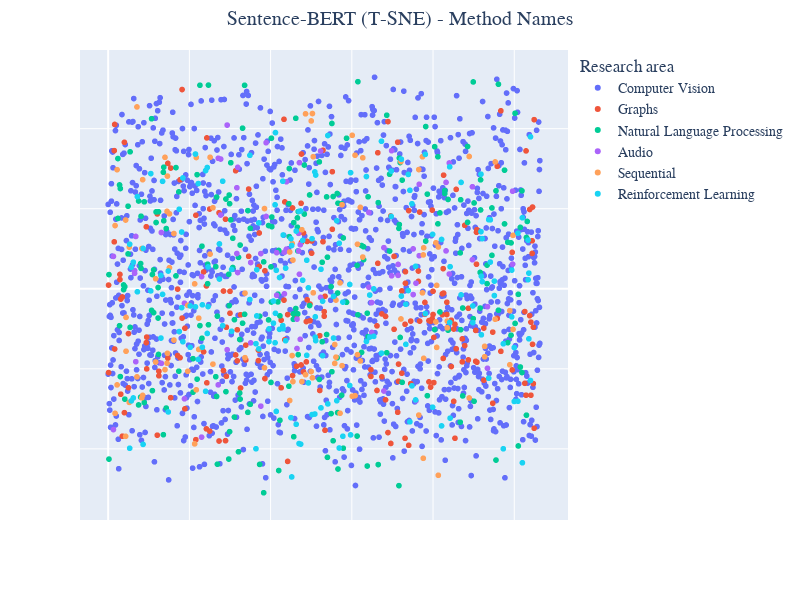
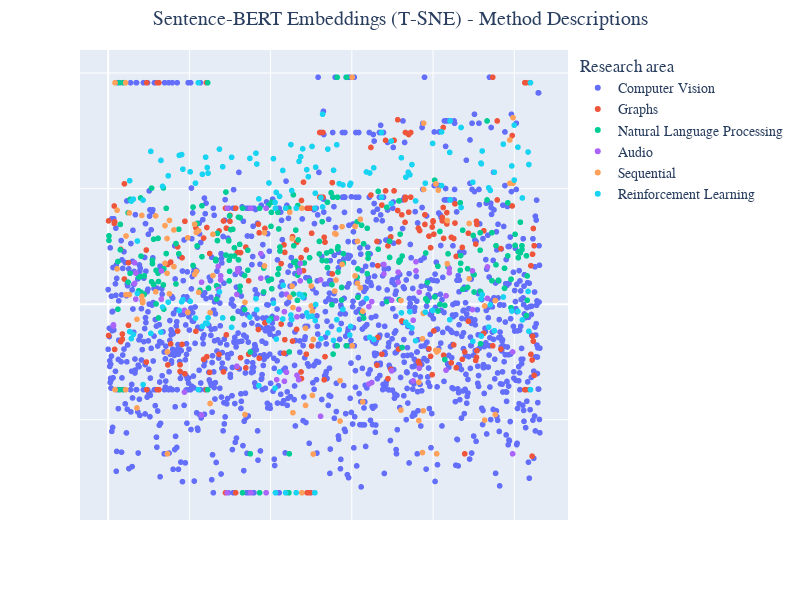

The notebook cell saved with these charts, in order:
### Markdown cell above
## Plot Sentence-BERT Embeddings

### Code cell
plot_embeddings_new(reduced_embeddings_names, df['area'], 'Sentence-BERT (T-SNE) - Method Names', 'plasma')
plot_embeddings_new(reduced_embeddings_descriptions, df['area'], 'Sentence-BERT Embeddings (T-SNE) - Method Descriptions', 'plasma')

### Figure 1 — Plotly figure (JSON) as saved in the notebook; plotly's stock layout.template omitted (floating-point values rounded to 4 significant figures; data arrays with more than 128 entries replaced by an {"elided": "..."} marker saying what was removed)
{"data": [{"hovertemplate": "Category=Computer Vision<br>index=%{x}<br>value=%{y}<extra></extra>", "legendgroup": "Computer Vision", "marker": {"color": "#636EFA", "symbol": "circle"}, "mode": "markers", "name": "Computer Vision", "showlegend": true, "type": "scattergl", "x": {"elided": "1330 int values"}, "xaxis": "x", "y": {"elided": "1330 float values"}, "yaxis": "y"}, {"hovertemplate": "Category=Graphs<br>index=%{x}<br>value=%{y}<extra></extra>", "legendgroup": "Graphs", "marker": {"color": "#EF553B", "symbol": "circle"}, "mode": "markers", "name": "Graphs", "showlegend": true, "type": "scattergl", "x": {"elided": "208 int values"}, "xaxis": "x", "y": {"elided": "208 float values"}, "yaxis": "y"}, {"hovertemplate": "Category=Natural Language Processing<br>index=%{x}<br>value=%{y}<extra></extra>", "legendgroup": "Natural Language Processing", "marker": {"color": "#00CC96", "symbol": "circle"}, "mode": "markers", "name": "Natural Language Processing", "showlegend": true, "type": "scattergl", "x": {"elided": "238 int values"}, "xaxis": "x", "y": {"elided": "238 float values"}, "yaxis": "y"}, {"hovertemplate": "Category=Audio<br>index=%{x}<br>value=%{y}<extra></extra>", "legendgroup": "Audio", "marker": {"color": "#AB63FA", "symbol": "circle"}, "mode": "markers", "name": "Audio", "showlegend": true, "type": "scattergl", "x": [13, 65, 68, 131, 188, 230, 271, 277, 293, 317, 319, 351, 376, 389, 415, 434, 439, 465, 469, 471, 473, 523, 642, 649, 679, 698, 714, 751, 758, 766, 832, 840, 897, 934, 996, 13, 65, 68, 131, 188, 230, 271, 277, 293, 317, 319, 351, 376, 389, 415, 434, 439, 465, 469, 471, 473, 523, 642, 649, 679, 698, 714, 751, 758, 766, 832, 840, 897, 934, 996], "xaxis": "x", "y": [8.089, 4.556, -18.22, -18.63, -3.613, -37.07, -24.01, 18.42, 40.9, 8.808, 4.058, -13.52, -29.33, 36.49, 9.02, 9.133, 9.906, -7.583, 9.441, 3.636, -12.63, 34.41, 0.3865, -3.444, -25.54, 34.5, 6.082, 9.964, -27.97, 8.264, 9.46, 3.684, 25.49, -4.481, 6.163, -35.18, 3.855, 13.07, 14.06, -27.5, 3.041, 32.6, 32.42, -15.23, 25.24, 30.34, 6.556, 8.793, 18.07, -1.622, -1.271, 26.74, -14.93, 13.84, 31.51, 10.99, -2.158, 19.06, -10.92, 10.27, 3.248, 3.343, -1.446, 1.394, 26.11, 26.58, 31.43, 7.261, -19.88, 24.38], "yaxis": "y"}, {"hovertemplate": "Category=Sequential<br>index=%{x}<br>value=%{y}<extra></extra>", "legendgroup": "Sequential", "marker": {"color": "#FFA15A", "symbol": "circle"}, "mode": "markers", "name": "Sequential", "showlegend": true, "type": "scattergl", "x": [17, 22, 43, 44, 52, 71, 83, 85, 117, 140, 145, 146, 151, 162, 196, 213, 217, 223, 251, 258, 337, 385, 447, 453, 455, 477, 486, 500, 503, 505, 558, 561, 571, 576, 601, 608, 614, 621, 627, 721, 765, 774, 776, 777, 807, 809, 813, 835, 889, 927, 953, 989, 997, 17, 22, 43, 44, 52, 71, 83, 85, 117, 140, 145, 146, 151, 162, 196, 213, 217, 223, 251, 258, 337, 385, 447, 453, 455, 477, 486, 500, 503, 505, 558, 561, 571, 576, 601, 608, 614, 621, 627, 721, 765, 774, 776, 777, 807, 809, 813, 835, 889, 927, 953, 989, 997], "xaxis": "x", "y": [-31.12, -24.02, 17.18, -15.6, -28.38, 45.43, -27.26, -26.64, -18.3, 32.83, 19.35, 28.15, 5.278, -12.82, -20.62, -38.76, -25.25, -15.15, 8.666, 20.24, -17.22, 20.04, -27.92, -16.69, -23.18, 14.75, 43.71, 41.93, 43.78, -1.008, -18.64, -17.08, -31.11, 20.99, -26.85, -26.71, -16.46, 20.34, 7.924, 31.79, 29.78, -1.02, -42.35, -17.39, -8.271, 0.8368, -46.61, -9.767, -27.29, -16.99, 31.7, -18.99, -10.16, 15.79, 29.76, -36.87, -7.145, 10.41, -22.01, 10.06, 27.26, 2.5, -20.2, -18.6, -16.14, 18.72, 13.8, -4.153, 1.227, 32.8, -7.336, 32.85, -18.83, -1.092, -19.75, 9.188, 11.33, 7.163, -23.19, -21.47, -20.68, -22.24, 32.99, -13.94, -2.82, 1.463, -19.21, 38.34, 33.37, 11.12, -18.04, 32.72, -7.546, -31.56, 32.98, 8.458, 10.23, 11.49, -14.65, 10.44, -8.068, 33.05, -14.38, -7.617, -5.465, 13.35], "yaxis": "y"}, {"hovertemplate": "Category=Reinforcement Learning<br>index=%{x}<br>value=%{y}<extra></extra>", "legendgroup": "Reinforcement Learning", "marker": {"color": "#19D3F3", "symbol": "circle"}, "mode": "markers", "name": "Reinforcement Learning", "showlegend": true, "type": "scattergl", "x": {"elided": "176 int values"}, "xaxis": "x", "y": {"elided": "176 float values"}, "yaxis": "y"}], "layout": {"font": {"family": "Arial", "size": 14}, "height": 600, "legend": {"title": {"text": "Research area"}, "tracegroupgap": 0}, "margin": {"t": 50}, "showlegend": true, "title": {"text": "Sentence-BERT (T-SNE) - Method Names", "x": 0.5}, "width": 800, "xaxis": {"anchor": "y", "domain": [0, 1], "showticklabels": false, "title": {"text": ""}}, "yaxis": {"anchor": "x", "domain": [0, 1], "showticklabels": false, "title": {"text": ""}}}}

### Figure 2 — Plotly figure (JSON) as saved in the notebook; plotly's stock layout.template omitted (floating-point values rounded to 4 significant figures; data arrays with more than 128 entries replaced by an {"elided": "..."} marker saying what was removed)
{"data": [{"hovertemplate": "Category=Computer Vision<br>index=%{x}<br>value=%{y}<extra></extra>", "legendgroup": "Computer Vision", "marker": {"color": "#636EFA", "symbol": "circle"}, "mode": "markers", "name": "Computer Vision", "showlegend": true, "type": "scattergl", "x": {"elided": "1330 int values"}, "xaxis": "x", "y": {"elided": "1330 float values"}, "yaxis": "y"}, {"hovertemplate": "Category=Graphs<br>index=%{x}<br>value=%{y}<extra></extra>", "legendgroup": "Graphs", "marker": {"color": "#EF553B", "symbol": "circle"}, "mode": "markers", "name": "Graphs", "showlegend": true, "type": "scattergl", "x": {"elided": "208 int values"}, "xaxis": "x", "y": {"elided": "208 float values"}, "yaxis": "y"}, {"hovertemplate": "Category=Natural Language Processing<br>index=%{x}<br>value=%{y}<extra></extra>", "legendgroup": "Natural Language Processing", "marker": {"color": "#00CC96", "symbol": "circle"}, "mode": "markers", "name": "Natural Language Processing", "showlegend": true, "type": "scattergl", "x": {"elided": "238 int values"}, "xaxis": "x", "y": {"elided": "238 float values"}, "yaxis": "y"}, {"hovertemplate": "Category=Audio<br>index=%{x}<br>value=%{y}<extra></extra>", "legendgroup": "Audio", "marker": {"color": "#AB63FA", "symbol": "circle"}, "mode": "markers", "name": "Audio", "showlegend": true, "type": "scattergl", "x": [13, 65, 68, 131, 188, 230, 271, 277, 293, 317, 319, 351, 376, 389, 415, 434, 439, 465, 469, 471, 473, 523, 642, 649, 679, 698, 714, 751, 758, 766, 832, 840, 897, 934, 996, 13, 65, 68, 131, 188, 230, 271, 277, 293, 317, 319, 351, 376, 389, 415, 434, 439, 465, 469, 471, 473, 523, 642, 649, 679, 698, 714, 751, 758, 766, 832, 840, 897, 934, 996], "xaxis": "x", "y": [-9.485, 17.89, 13.43, 14.36, -2.685, 9.494, 16.34, 12.27, 41.51, 4.215, 14.03, 41.51, 21.86, 41.51, -6.018, -3.282, 4.332, -5.461, -2.208, 14.61, 17.61, 10.51, -1.052, 1.093, 17.18, 1.686, 13.85, -6.955, 14.39, 5.205, 3.627, 15.42, 14.4, 16.1, -20.68, -8.954, 8.953, 2.174, 2.172, -38.04, -47.99, 6.346, 10.51, -81.59, -26.83, 15.29, -81.59, 11.22, -81.59, -32.65, -33.34, -29.47, -30.77, -32.69, 13.74, 10.09, -48.52, -34.56, -33.92, 13.11, -28.89, 9.501, -33.18, 18.35, -27.72, -28.56, 13.56, -2.336, 2.496, -64.74], "yaxis": "y"}, {"hovertemplate": "Category=Sequential<br>index=%{x}<br>value=%{y}<extra></extra>", "legendgroup": "Sequential", "marker": {"color": "#FFA15A", "symbol": "circle"}, "mode": "markers", "name": "Sequential", "showlegend": true, "type": "scattergl", "x": [17, 22, 43, 44, 52, 71, 83, 85, 117, 140, 145, 146, 151, 162, 196, 213, 217, 223, 251, 258, 337, 385, 447, 453, 455, 477, 486, 500, 503, 505, 558, 561, 571, 576, 601, 608, 614, 621, 627, 721, 765, 774, 776, 777, 807, 809, 813, 835, 889, 927, 953, 989, 997, 17, 22, 43, 44, 52, 71, 83, 85, 117, 140, 145, 146, 151, 162, 196, 213, 217, 223, 251, 258, 337, 385, 447, 453, 455, 477, 486, 500, 503, 505, 558, 561, 571, 576, 601, 608, 614, 621, 627, 721, 765, 774, 776, 777, 807, 809, 813, 835, 889, 927, 953, 989, 997], "xaxis": "x", "y": [95.8, 15.27, 95.8, 29.49, 39.47, -6.566, 38.39, 1.478, 38.18, 17.73, 28.41, -20.68, 36.23, 32.11, 28.73, 34.58, 31.04, 31.76, -3.625, 30.25, 0.797, 30.84, 39.81, 28.34, -1.441, 41.51, -43.81, 7.851, -2.98, -64.83, 30.55, 30.25, -33.09, 33.53, 98.17, 33.64, 27.19, 36.73, -3.092, 1.58, -33.76, -64.2, -3.982, 78.26, 52.01, -20.68, 49.33, 36.17, 34.91, -0.7712, 1.545, 71.03, 80.7, -37.0, 40.62, -37.0, 4.1, 4.109, -44.91, 3.389, 0.594, 5.345, 34.0, 13.36, -64.74, 4.498, 16.26, -3.574, 12.87, 14.09, 5.109, -42.98, 12.36, -47.74, 16.53, 2.996, 7.785, -46.95, -81.59, -10.43, -0.7739, -39.5, -15.28, 5.652, 10.44, -50.57, 17.2, -18.02, 12.22, 8.973, 7.102, -42.29, -45.83, -50.35, -14.99, -46.13, 49.63, -19.94, -64.74, -20.08, 17.51, 11.03, -50.16, -47.73, 52.25, 52.34], "yaxis": "y"}, {"hovertemplate": "Category=Reinforcement Learning<br>index=%{x}<br>value=%{y}<extra></extra>", "legendgroup": "Reinforcement Learning", "marker": {"color": "#19D3F3", "symbol": "circle"}, "mode": "markers", "name": "Reinforcement Learning", "showlegend": true, "type": "scattergl", "x": {"elided": "176 int values"}, "xaxis": "x", "y": {"elided": "176 float values"}, "yaxis": "y"}], "layout": {"font": {"family": "Arial", "size": 14}, "height": 600, "legend": {"title": {"text": "Research area"}, "tracegroupgap": 0}, "margin": {"t": 50}, "showlegend": true, "title": {"text": "Sentence-BERT Embeddings (T-SNE) - Method Descriptions", "x": 0.5}, "width": 800, "xaxis": {"anchor": "y", "domain": [0, 1], "showticklabels": false, "title": {"text": ""}}, "yaxis": {"anchor": "x", "domain": [0, 1], "showticklabels": false, "title": {"text": ""}}}}
